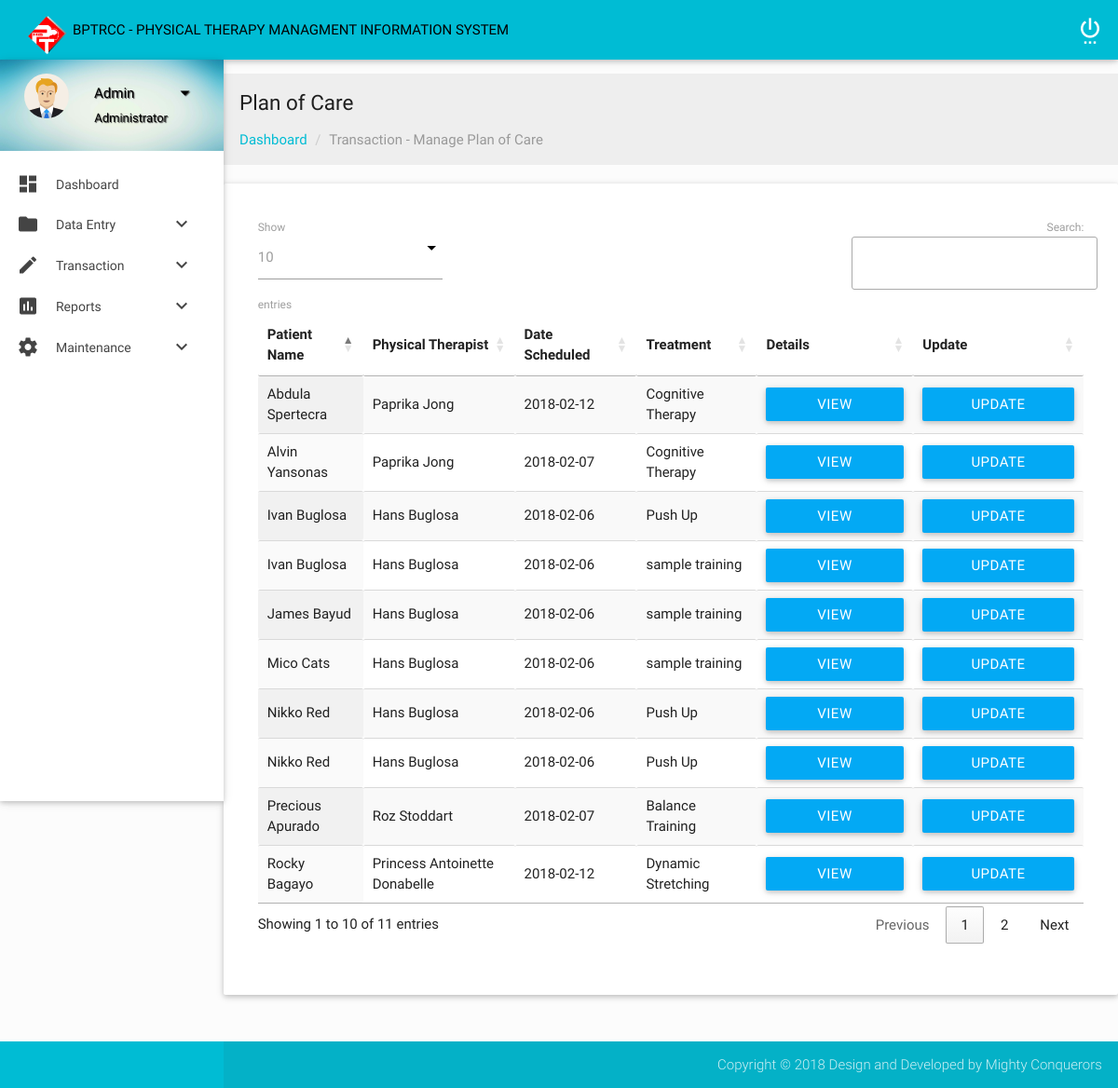
/admin/ManageplanCare.php, run on the app's committed database.
### tables this page shows
CREATE TABLE `patient` (
  `PatientID` int(11) NOT NULL AUTO_INCREMENT,
  `PatientName` text NOT NULL,
  `PatientAddress` text NOT NULL,
  `PatientGender` text NOT NULL,
  `PatientBirthdate` date NOT NULL,
  `PatientCivilStatus` text NOT NULL,
  `PatientProfession` text NOT NULL,
  `PatientDoctor` text NOT NULL,
  `PatientHospital` text NOT NULL,
  `PatientReferralAddress` text NOT NULL,
  `PatientTelephone` int(11) NOT NULL,
  `PatientContactPerson` text NOT NULL,
  `PatientCases` text NOT NULL,
  `month` char(3) NOT NULL,
  `year` char(4) NOT NULL,
  PRIMARY KEY (`PatientID`)
);

CREATE TABLE `planofcare` (
  `POCID` int(8) NOT NULL AUTO_INCREMENT,
  `PatientID` varchar(11) NOT NULL,
  `POCPT` text NOT NULL,
  `POCSessionDate` date NOT NULL,
  `POCTreatment` text NOT NULL,
  `POCRepeatitions` int(11) NOT NULL,
  `POCSets` int(11) NOT NULL,
  `POCBloodPressure` text NOT NULL,
  `POCHeartRate` text NOT NULL,
  `POCRespiratoryRate` text NOT NULL,
  `POCPulse` text NOT NULL,
  `POC_Subjective` varchar(20) NOT NULL,
  `POCAssessment` text NOT NULL,
  `POCPlan` text NOT NULL,
  `POCNextSchedDate` date NOT NULL,
  `POCTime` varchar(15) NOT NULL,
  `POCTreatmentBill` int(5) NOT NULL,
  `POCStatus` varchar(10) NOT NULL,
  PRIMARY KEY (`POCID`)
);

### admin/ManageplanCare.php (the view, shortened to what this page needs)
<?php include("header.php"); ?>
            <section class="section">
                <div id="breadcrumbs-wrapper" class=" grey lighten-3">
                  <div class="container">
                    <div class="row">
                      <div class="col s12 m12 l12">
                        <h5 class="breadcrumbs-title">Plan of Care</h5>
                        <ol class="breadcrumb">
                            <li><a href="index.html">Dashboard</a></li>
                            <li class="active">Transaction - Manage Plan of Care</li>
                        </ol>
                      </div>
                    </div>
                  </div>
                </div>
                <div class="card-panel">
                    <div class="container">
                        <div class="section">
                            <div id="table-datatables">
                                    <div class="row">
                                        <div class="col s12 m8 l12">
                                            <table id="data-table-simple" class="responsive-table display" cellspacing="0">
                                                <thead>
                                                    <tr>
                                                        <th>Patient Name</th>
                                                        <th>Physical Therapist</th>
                                                        <th>Date Scheduled</th>
                                                        <th>Treatment</th>
                                                        <th>Details</th>
                                                        <th>Update</th>
                                                    </tr>
                                                </thead>
                                                <tbody>
                                                    <?php
                                                    include("config.php");
                                                $result = mysqli_query($mysqli, "SELECT * FROM planofcare ORDER BY POCID DESC");
                                                while ($res = mysqli_fetch_array($result)) {
                                                $patientID = $res['PatientID'];
                                                ?>
                                                    <tr>
                                                <?php $result1 = mysqli_query($mysqli, "SELECT * FROM patient WHERE PatientID = '$patientID'");
                                                while ($res1 = mysqli_fetch_array($result1)) { ?>
                                                    <td><?php echo $res1['PatientName']; ?></td>
                                                    <td><?php echo $res['POCPT']; ?></td>
                                                    <td><?php echo $res['POCSessionDate']; ?></td>
                                                    <td><?php echo $res['POCTreatment']; ?></td>
                                                    <td><a class="waves-effect waves-light modal-trigger light-blue btn" href="viewPOC.php?id=<?php echo $res['POCID']; ?>">View Details</a>
                                                    <td><a class="waves-effect waves-light modal-trigger light-blue btn" href="editPOC.php?id=<?php echo $res['POCID']; ?>" >Update Record</a>
                                                    <?php } } ?>
                                                    </tr>
                                                </tbody>
                                            </table>
                                        </div>
                                    </div>
                        </div>
                    </div>
                </div>
            </div>
                            </div>
                        </div>
    <footer class="page-footer">
        <div class="footer-copyright">
            <div class="container">
                <span class="right">  Copyright © 2018 Design and Developed by Mighty Conquerors</span>
            </div>
        </div>
    </footer>
</body>
</html>

### admin/css/style.css (style rules this page uses)
body { background-color: #fcfcfc; }
#main, footer { padding-left: 240px; }
.container { padding: 0 0.5rem; margin: 0 auto; max-width: 100% !important; width: 98%; }
@media only screen and (min-width: 601px) { .container { width: 98%; } }
@media only screen and (min-width: 993px) { .container { width: 98%; } }
.breadcrumb { padding: 0px; margin: 15px 0px; list-style: none; }
.breadcrumbs-title { font-size: 1.5rem; line-height: 1.804rem; margin: 18px 0px 0px 0px; }
.breadcrumb > li { display: inline-block; }
.breadcrumb a { color: #00bcd4; }
.breadcrumb .active { font-weight: normal; color: #999; }
.breadcrumb > li + li:before { padding: 0 5px; color: #ccc; content: "/\00a0"; }
#flotchart td, th { padding: 5px; }
footer.page-footer { padding-top: 0px; }

### data on the page
planofcare: POCPT "Paprika Jong", POCSessionDate "2018-02-12", POCTreatment "Cognitive Therapy"
patient: PatientName "Abdula Spertecra"
planofcare: POCPT "Paprika Jong", POCSessionDate "2018-02-07", POCTreatment "Cognitive Therapy"
patient: PatientName "Alvin Yansonas"
planofcare: POCPT "Roz Stoddart", POCSessionDate "2018-02-07", POCTreatment "Balance Training"
patient: PatientName "Precious Apurado"
planofcare: POCPT "Princess Antoinette Donabelle", POCSessionDate "2018-02-12", POCTreatment "Dynamic Stretching"
patient: PatientName "Rocky Bagayo"
planofcare: POCPT "Hans Buglosa", POCSessionDate "2018-02-06", POCTreatment "Push Up"
patient: PatientName "Nikko Red"
planofcare: POCPT "Hans Buglosa", POCSessionDate "2018-02-06", POCTreatment "sample training"
patient: PatientName "James Bayud"
planofcare: POCPT "Hans Buglosa", POCSessionDate "2018-02-06", POCTreatment "sample training"
patient: PatientName "Mico Cats"
planofcare: POCPT "Hans Buglosa", POCSessionDate "2018-02-06", POCTreatment "Push Up"
patient: PatientName "Ivan Buglosa"
planofcare: POCPT "Hans Buglosa", POCSessionDate "2018-02-06", POCTreatment "Push Up"
planofcare: POCPT "Hans Buglosa", POCSessionDate "2018-02-06", POCTreatment "sample training"
